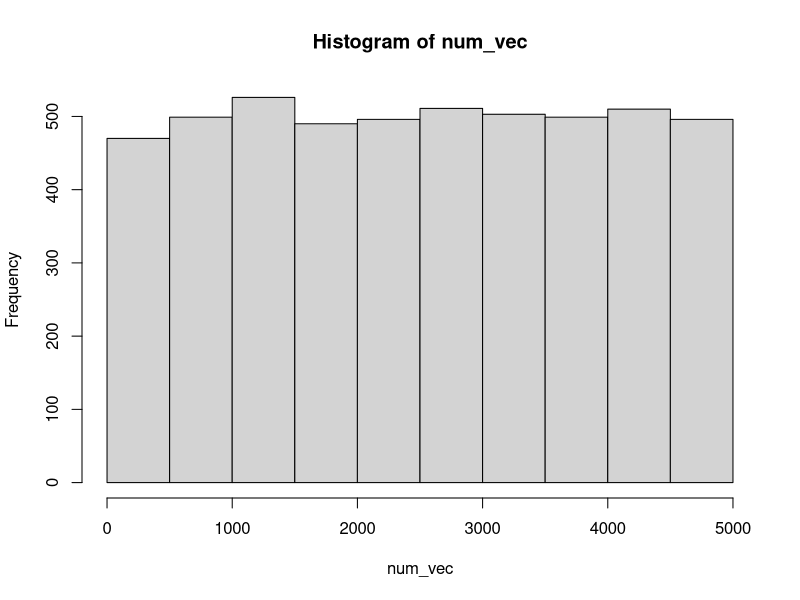

This figure's R source:
## ---- chunk 1
num_vec <- c(1,3,5)
num_vec

typeof(num_vec)

is.numeric(num_vec)

is.double(num_vec)

(mode(num_vec) == "numeric")
## ---- chunk 2

int_vec <- c(5L)

typeof(int_vec)

is.numeric(int_vec)

is.integer(int_vec)

is.double(int_vec)

## ---- chunk 3
char_vec <- c("Hello", "World")

char_vec

typeof(char_vec)

is.character(char_vec)

length(char_vec)

## ---- chunk 4
log_vec <- rep(c(TRUE, FALSE), each=20)
log_vec

is.logical(log_vec)

is.numeric(log_vec)

is.character(log_vec)
## ---- chunk 5
num <- c(1:50)

num %% 2 == 0

table(num %% 2 == 0)

which(num %% 2 == 0)

typeof(num %% 2 == 0)

## Complete.cases and is.na()
sample <- cbind(col1=rep(c(1,NA,3)),col2=rep(c(NA,4,6)))

typeof(sample)

is.na(sample)

complete.cases(sample)

## ---- chunk 6


int_vec <- c(int_vec, 6)

is.numeric(int_vec)

is.integer(int_vec)

is.double(int_vec)

## ---- chunk 7

another_int_vec <- as.integer(3,19)

is.numeric(another_int_vec)

is.integer(another_int_vec)

is.double(another_int_vec)

## ---- chunk 8
num_vec[1]
num_vec[2]

num_vec[4]

num_vec[0]

## ---- chunk 9
num_vec[4] <- 7 ## You can only do this if you know the dimensions and if you know the last used index
num_vec

num_vec <- c(num_vec,9)
num_vec

num_vec <- num_vec[-1]
num_vec

## ---- chunk 10
vec_1 <- seq(1:3)

length(vec_1)

#vec_2 <- seq(1:20, by=2)

vec_2 <- seq(1, 20, by=2)

length(vec_2)

## Recycling of smaller vectors when operating with larger vectors

vec_2

vec_1

vec_2 + vec_1

vec_3 <- seq(1, 20, by=3)

vec_3 + vec_1

1:10 %% 2

## Seq in loop operations

x <- rnorm(5)

for(i in seq(x)) {
    print(x[i])
}

## ---- chunk 11
vec <- rep(1, 5)
vec

rep(c(5,12,13),3)

rep(c(5,12,13),each=2)

## ---- chunk 12
## Single condition

num_vec <- runif(5000, min=1, max=5000)

range(num_vec)

hist(num_vec)

#num_vec[num_vec >= 2500]

length(num_vec[num_vec >= 2500])

## Compound conditions

comp_vec <- seq(1000)

range(comp_vec)

length(comp_vec[(comp_vec >= 250 & comp_vec < 500)])

## ---- chunk 13
x <- c(6,1:3,NA,12)

x

x[x > 5]

subset(x, x > 5)

## ---- chunk 14
x <- 1:3
x

names(x) <- c("one", "two", "three")

x

x["one"]

x["two"]

x["three"]
## ---- chunk 15
mat1 <- matrix(1:12)
mat1

mat1 <- matrix(1:12, nrow=3)
mat1

mat1 <- matrix(1:12, ncol=3)
mat1

mat1 <- matrix(1:12, ncol=3, byrow=TRUE)
mat1

## ---- chunk 16

mat1 <- matrix(1:4,nrow=2)
mat1

mat2 <- matrix(5:8,nrow=2)
mat2

## Matrix Addition

mat1 + mat2

mat3 <- matrix(1:9, nrow=3)
mat3

## Illustration of length difference
#mat1 + mat3

## Matrix Multiplication

mat1 %*% mat2 ## Note the %*% operator

## Regular element by element multiplication

mat1
mat2

mat1 * mat2

## Illustration of dimension difference 

## mat1 %*% mat3

dim(mat1)
dim(mat3)

## Matrix element naming
mat1
names(mat1)

names(mat1) <- c("a","b")

names(mat1)

mat1
mat1["a"]
## ---- chunk 17
mat1 <- matrix(1:4,nrow=2)
mat1

mat1[1,] ## row

mat1[,1] ## column

mat1[1,2] ## unique element

mat1[-1,] ## excluding row

mat1[,-2] ## excluding column

## Changing specific rows

mat3 <- matrix(1:9, ncol=3)
mat3

mat3[c(1,3),] <- matrix(1:6, nrow=2, byrow=TRUE)
mat3

mat4 <- matrix(1:9, ncol=3)
mat4

mat4[,c(1,3)] <- matrix(10:15, nrow=2)
mat4

## ---- chunk 18
mat5 <- matrix(c(1:6,rep(NA, 3),10:12), nrow=6)
mat5

complete.cases(mat5)
mat5[complete.cases(mat5),]

mat6 <- matrix(1:9, nrow=3, byrow=TRUE)
mat6

mat6[mat6[,2] > 4,]

## Be Cognizant of return types

mat7 <- matrix(seq(4),nrow=2)
mat7
attributes(mat7)

mat8 <- mat7[,2]
mat8
attributes(mat8)

## Using drop

mat9 <- mat7[,2,drop=FALSE]
mat9
attributes(mat9)


## Using as.matrix

mat10 <- matrix(seq(25), nrow=5)
mat10
dim(mat10)

mat11 <- mat10[,c(2)]
mat11
dim(mat11)

mat11 <- as.matrix(mat10[,c(2)])
mat11
dim(mat11)

## ---- chunk 19
mat1 <- matrix(1:20, nrow=5)
mat1

rbind(mat1, c(40:43))

mat1 <- rbind(mat1, c(40:43))
mat1

mat2 <- matrix(1:9, nrow=3, byrow = TRUE)
mat2

cbind(mat2, matrix(100:102, ncol=1))

mat2 <- cbind(mat2, matrix(100:102, ncol=1))
mat2

